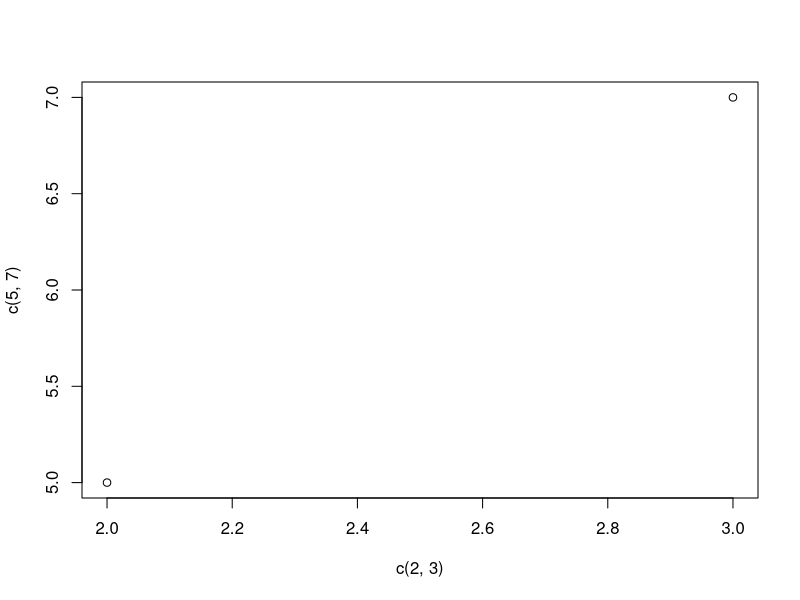
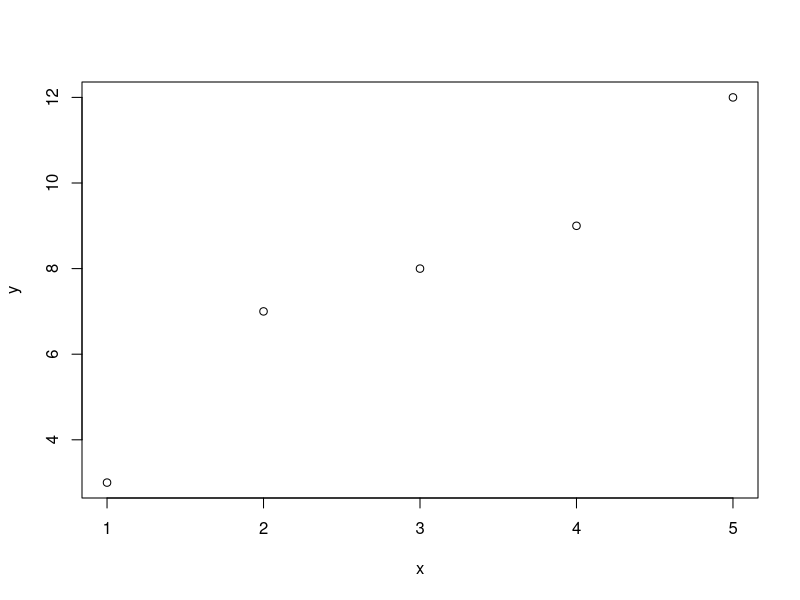
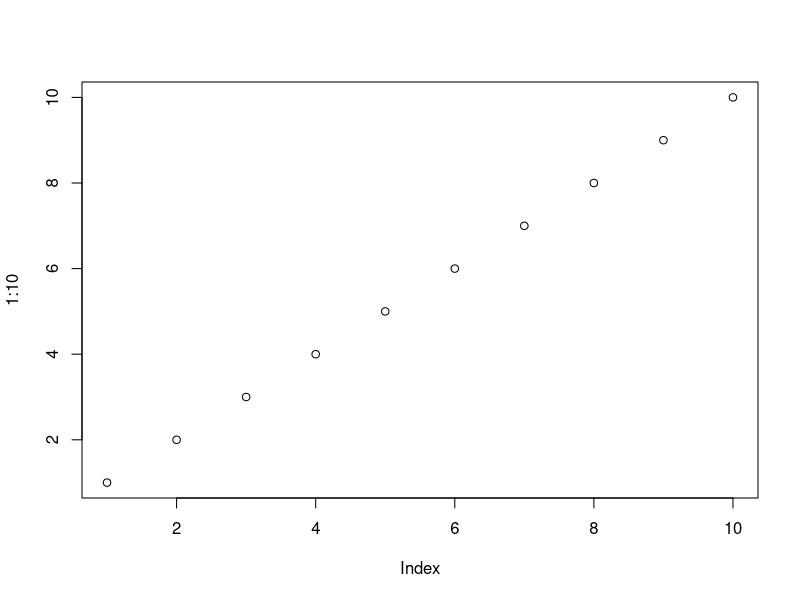
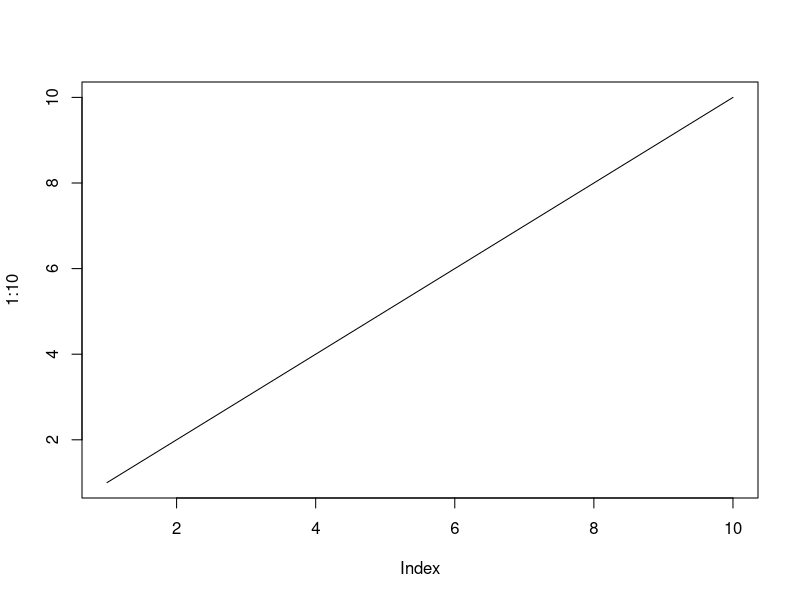
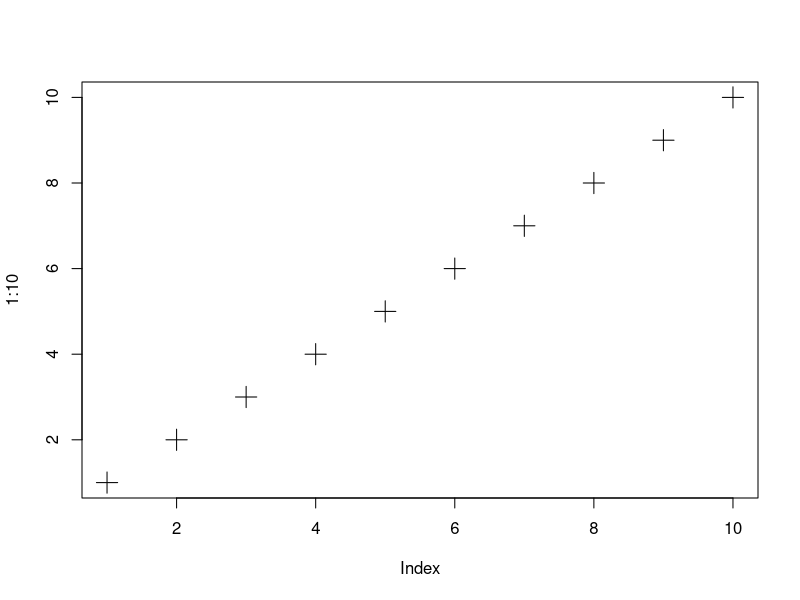

Reproduce these figures in R, in order.
# Plot a single point at (1, 3)
# plot(1, 3, xlab = "X-Axis", ylab = "Y-Axis", main = "Single Point Plot", pch = 16, col = "blue")
# plot(1,3)

# draw two points 
plot(c(2,3),c(5,7))


# MULTIPLE POINTS 
# plot(c(1, 2, 3, 4, 5), c(3, 7, 8, 9, 12))

# BETTER APPROACH  
x <- c(1, 2, 3, 4, 5)
y <- c(3, 7, 8, 9, 12)

plot(x, y)



# SEQUENCE OF POINTS
plot(1:10)

# DRAW A LINE 
plot(1:10, type="l")



# GRAPH APPEARENCE
# cex=number to change the size of the points (1 is default, while 0.5 means 50% smaller, and 2 means 100% larger):
# plot(1:10, cex=5)

# Point Shape
# Use pch with a value from 0 to 25 to change the point shape format:
plot(1:10, pch=3, cex=2)



